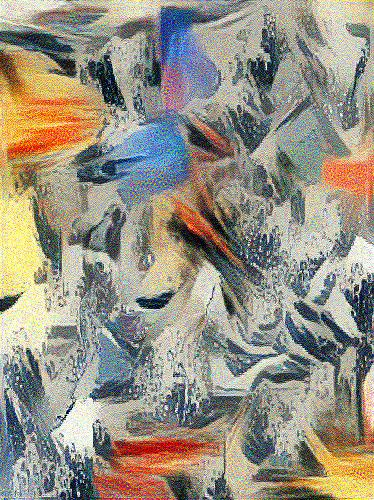
#> input picture Results/resultTsunamiScreamDog300.jpg, 374 x 500 px
$ python imageBlend.py
#> lines starting #> are read from the running program, lines starting #| are printed output that depends on the picture
# https://stackoverflow.com/questions/10640114/overlay-two-same-sized-images-in-python
from PIL import Image

background = Image.open('Results/resultTsunamiScreamDog300.jpg')
#> background is the input picture: PIL image 374x500 RGB; mean R, G, B 150.9, 145.4, 131.3
foreground = Image.open('dogTransparent.png')
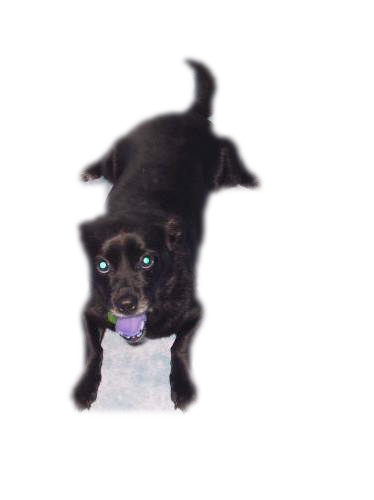
#> input picture dogTransparent.png, 374 x 500 px
#> foreground is the input picture: PIL image 374x500 RGBA; mean R, G, B, A 165.2, 165.2, 173, 47.8
background.paste(foreground, (0,0), foreground)
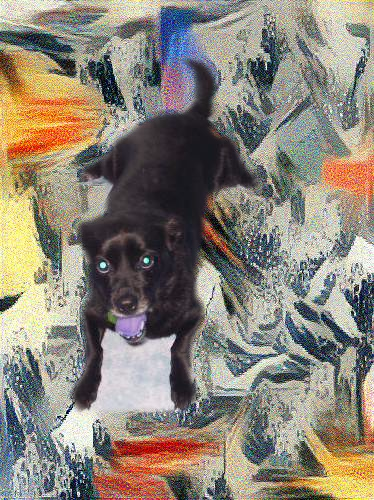
#> background: PIL image 374x500 RGB; mean R, G, B 139.3, 132.1, 119.8
background.save('ArtDog.png', 'PNG')
